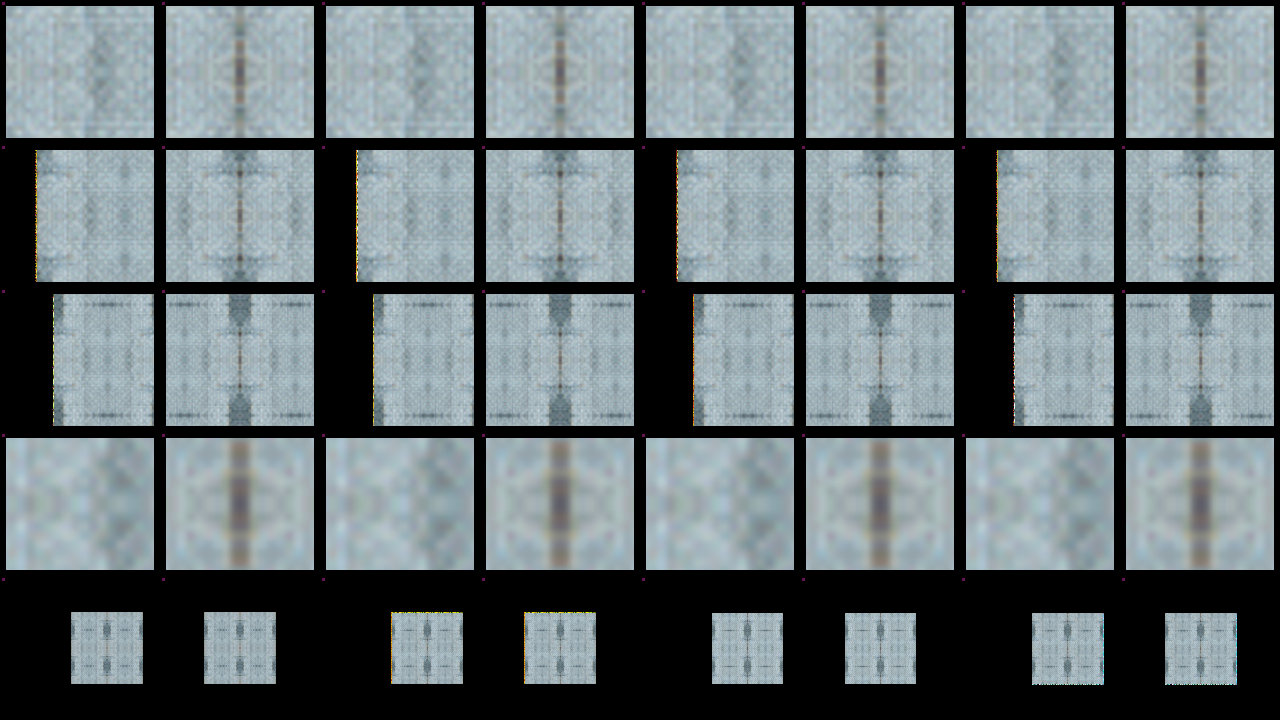
#> input picture screenshots/map-fill-matrix-black.png, 1280 x 720 px, found by its file name
$ python map-fill-matrix-analyze.py
#> lines starting #> are read from the running program, lines starting #| are printed output that depends on the picture; after the words box and inside, x2 and y2 are one past the last pixel; in counts of white or black regions, pixels touching at a corner belong together
from PIL import Image
import numpy as np,json
from pathlib import Path
black=np.array(Image.open('/workspace/screenshots/map-fill-matrix-black.png').convert('RGB'))
white=np.array(Image.open('/workspace/screenshots/map-fill-matrix-white.png').convert('RGB'))
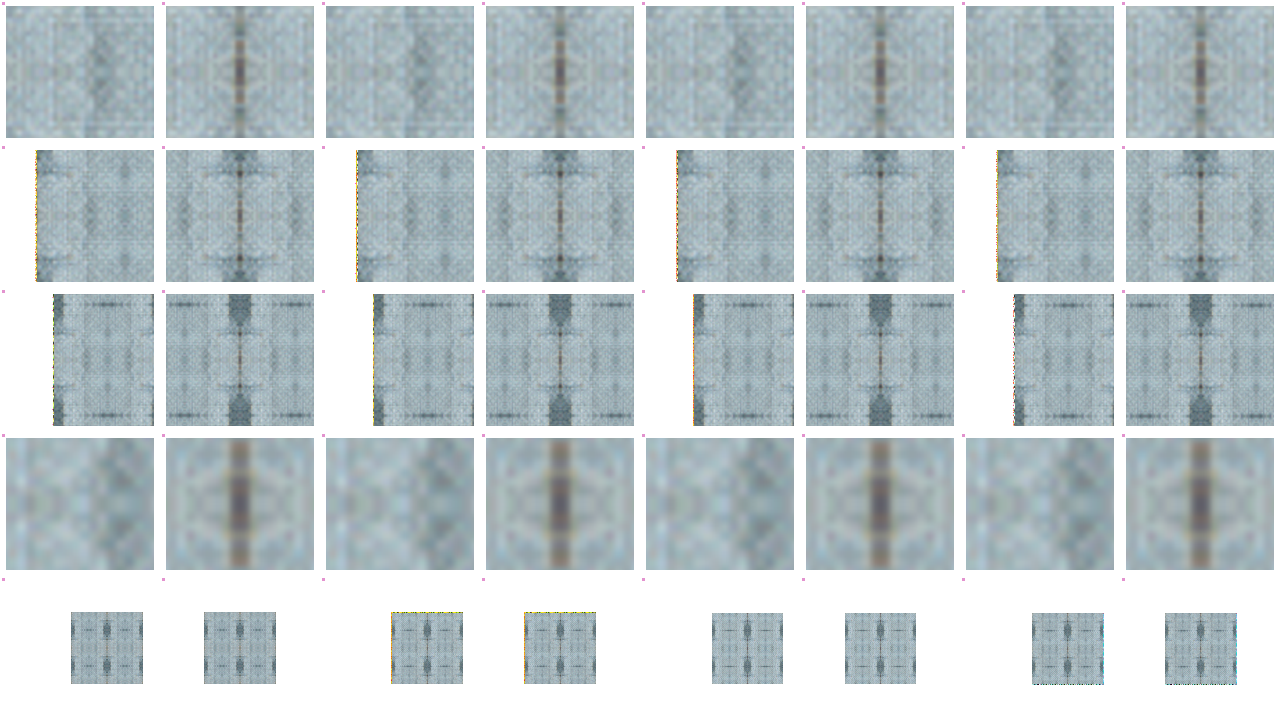
#> input picture screenshots/map-fill-matrix-white.png, 1280 x 720 px, found by its file name
assert black.shape==white.shape==(720,1280,3)
delta=np.abs(black.astype('int16')-white.astype('int16')).max(2)
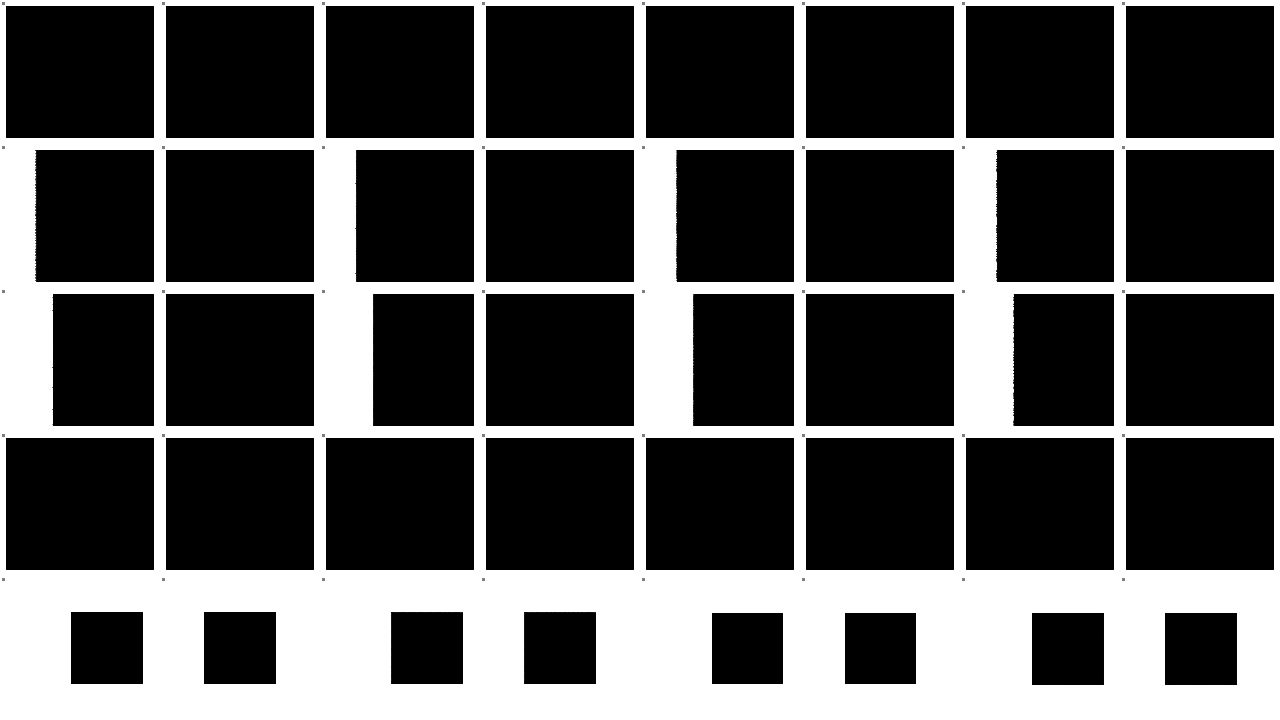
#> delta: shape (720, 1280) int16; min 0, max 255, mean 81.9
rows=[]
for ri,v in enumerate([8,16,26,4,80]):
 for oi,off in enumerate([0,.25,.5,.75]):
  for subject in [1,2]:
   x=(oi*2+subject-1)*160;y=ri*144;cx=int(80+off);cy=int(72+off)
   mask=np.zeros((144,160),bool)
   if subject==1: mask[cy-5:cy+6,cx-5:cx+6]=True
   else:
    mask[12:132,cx-2:cx+3]=True
    mask[cy-2:cy+3,12:148]=True
   # 仅采真实墙面内部：viewH80时8米测试墙面仅72px宽，不能把墙外空白当漏底。
   ppu=720/v
   xx,yy=np.meshgrid(np.arange(160)+.5,np.arange(144)+.5)
   seam=1 if subject==1 else 4
   wx=seam+(xx-(80+off))/ppu
   wy=-4-((yy-(72+off))/ppu)
   mask &= (wx>.5)&(wx<7.5)&(wy>-7.5)&(wy<-.5)
   values=delta[y:y+144,x:x+160][mask]
   guard=black[y+1,x+1].tolist()==[0,0,0] and white[y+1,x+1].tolist()==[255,255,255] and delta[y+3,x+3]>100
   rows.append({'viewH':v,'offset':off,'subject':'边界格内外共边' if subject==1 else '4格宏块共边','sampled':int(len(values)),'maxRGBDelta':int(values.max()),'nonzero':int(np.count_nonzero(values)),'guard':bool(guard)})
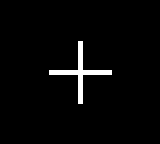
#> mask: shape (144, 160) bool; 2.6% white; 1 white region, box (x1, y1, x2, y2) and area: (49, 41, 112, 104) 605
#> after the loop, rows = 40 items
r={'cases':rows,'combinations':len(rows),'sampledPixels':sum(a['sampled'] for a in rows),'maxRGBDelta':max(a['maxRGBDelta'] for a in rows),'nonzeroPixels':sum(a['nonzero'] for a in rows),'allGuards':all(a['guard'] for a in rows)}
Path('/workspace/validation/map-fill-matrix-result.json').write_text(json.dumps(r,ensure_ascii=False,indent=2))
print({k:v for k,v in r.items() if k!='cases'})
#| {'combinations': 40, 'sampledPixels': 24866, 'maxRGBDelta': 0, 'nonzeroPixels': 0, 'allGuards': True}
for a in rows:
 if a['nonzero']:print(a)
#> this loop made 40 passes
